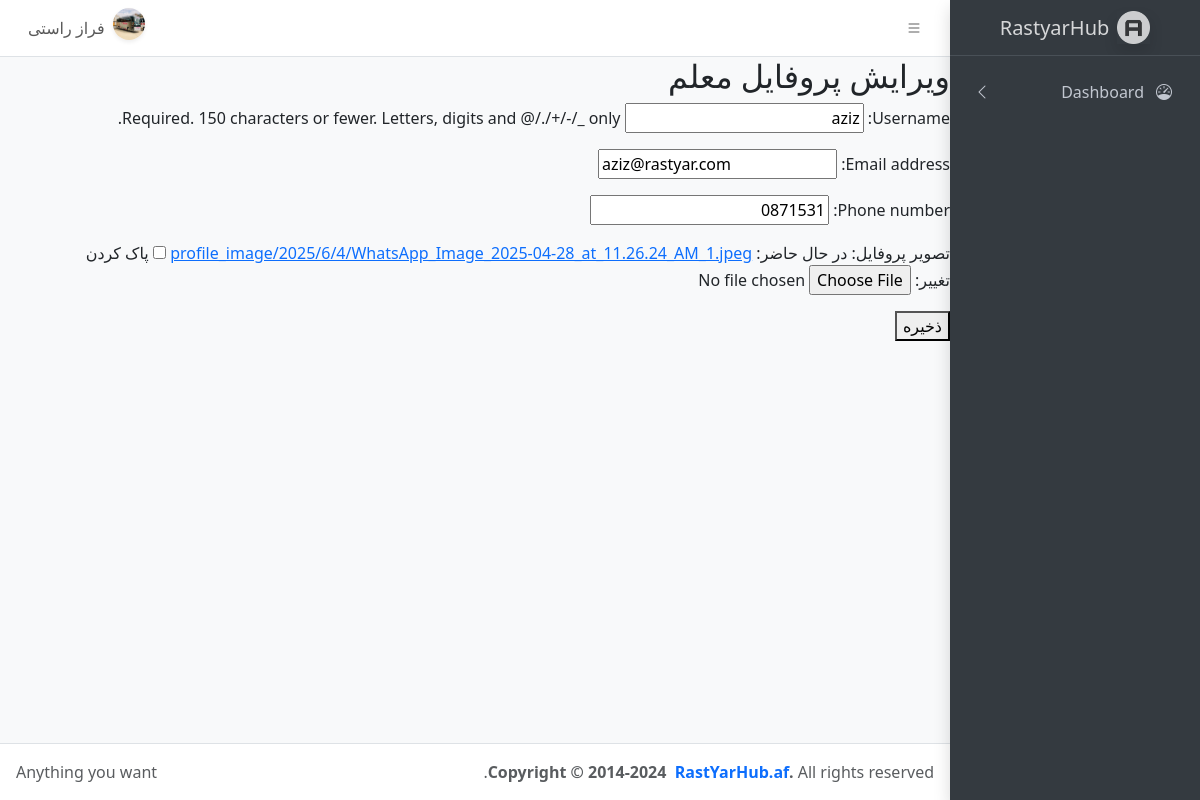
The app's page /teachers/7/update/ (signed in), older data.
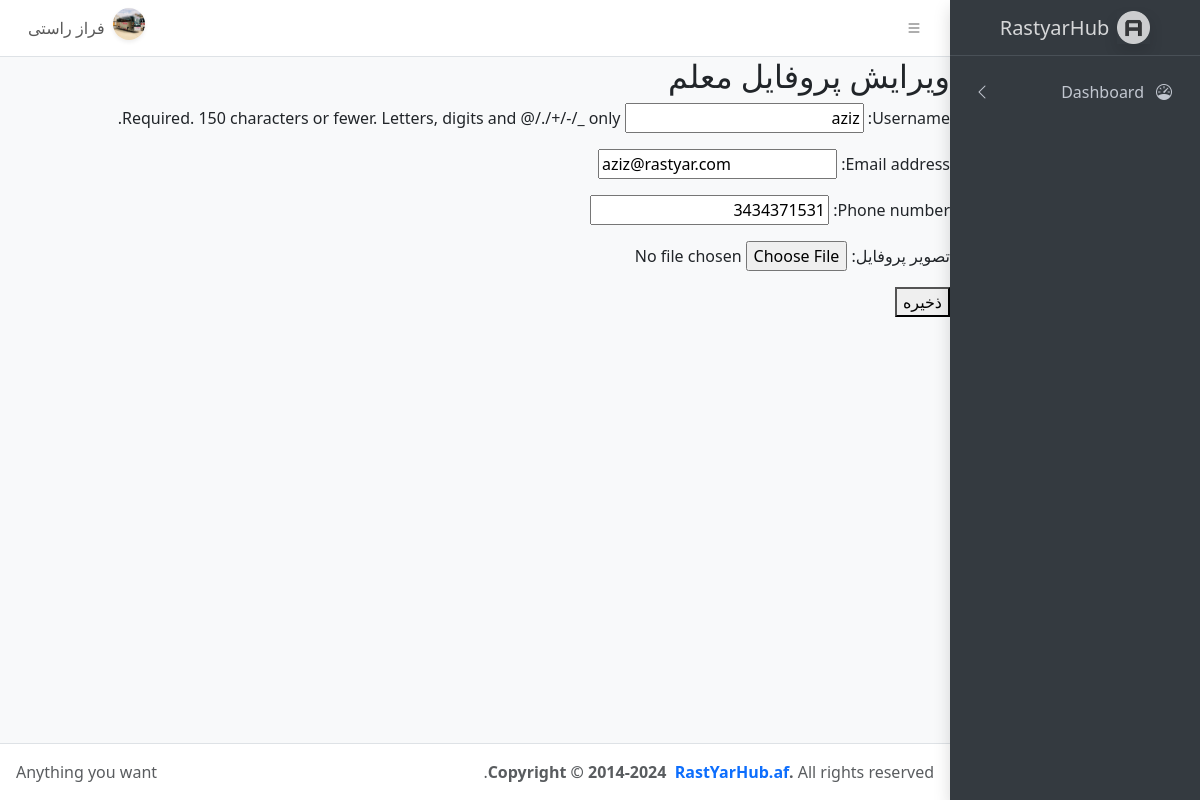
The same page, newer data.
### accounts/models.py (models this page shows, shortened)
class CustomUser(AbstractUser):
    ROLE_CHOICES = (
        ('manager', 'Manager'),
        ('teacher', 'Teacher'),
        ('student', 'Student'),
        ('parent', 'Parent'),
    )
    GENDER_CHOICES = (
        ('male', 'Male'),
        ('female', 'Female'),
        ('other', 'Other'),
    )
    role = models.CharField(max_length=20, choices=ROLE_CHOICES)
    gender = models.CharField(max_length=10, choices=GENDER_CHOICES, null=True, blank=True)
    phone_number = models.CharField(max_length=15, unique=True, null=True, blank=True)
    profile_picture = models.ImageField(
        _('تصویر پروفایل'),
        upload_to=profile_image_upload_path,
        blank=True,
        null=True
    )
    created_by = models.ForeignKey(
        settings.AUTH_USER_MODEL,
        null=True,
        blank=True,
        on_delete=models.SET_NULL,
        related_name='created_users'
    )
    created_at = models.DateTimeField(auto_now_add=True)
    updated_at = models.DateTimeField(auto_now=True)

### teachers/views.py (the view)
# urls.py: path('<int:pk>/update/', TeacherUpdateView.as_view(), name='teacher_update'),
class TeacherUpdateView(UpdateView):
    model = CustomUser
    form_class = TeacherUpdateForm
    template_name = 'teachers/teacher_update.html'
    success_url = reverse_lazy('profile')  # یا مسیر دیگر مثل dashboard
    def get_queryset(self):
        return CustomUser.objects.filter(role='teacher')

### teachers/forms.py
class TeacherUpdateForm(forms.ModelForm):
    class Meta:
        model = CustomUser
        fields = ['username', 'email', 'phone_number', 'profile_picture' ]

### teachers/templates/teachers/teacher_update.html (shortened to what this page needs)
{% extends 'base.html' %}
{% block content %}
  <h2>ویرایش پروفایل معلم</h2>
  <form method="post" enctype="multipart/form-data">
    {{ form.as_p }}
    <button type="submit">ذخیره</button>
  </form>
{% endblock %}

Row changes from the older to the newer data that the page shows:
changed CustomUser "aziz": phone_number "0871531" → "3434371531"
Text that changed along with them:
form field as_p: "☐" → (not shown)
text no longer shown: "Username: Required. 150 characters or fewer. Letters, digits and @/./+/-/_ only. Email address: Phone number: تصویر پروفایل: در حال حاضر: profile_image/2025/6/4/WhatsApp_Image_2025-04-28_at_11.26.24_AM_1.jpeg پاک کردن تغییر:"
text now shown: "Username: Required. 150 characters or fewer. Letters, digits and @/./+/-/_ only. Email address: Phone number: تصویر پروفایل:"
